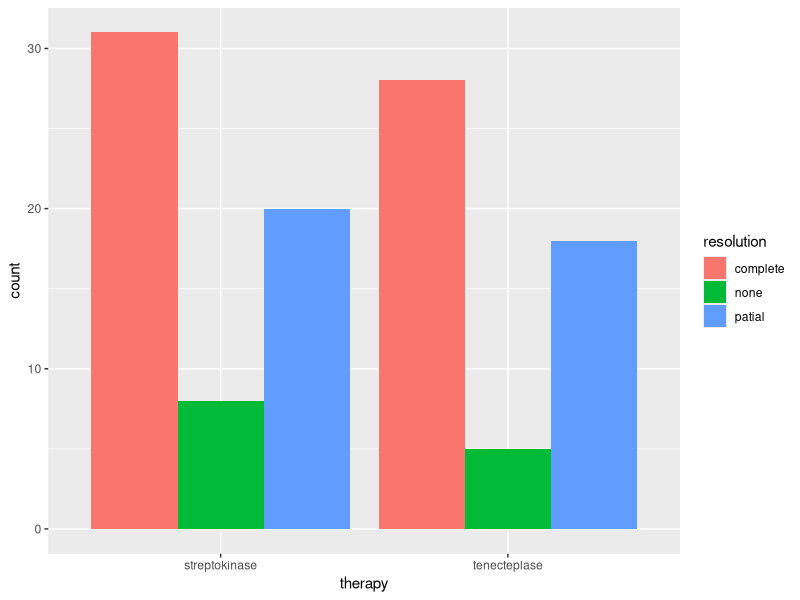
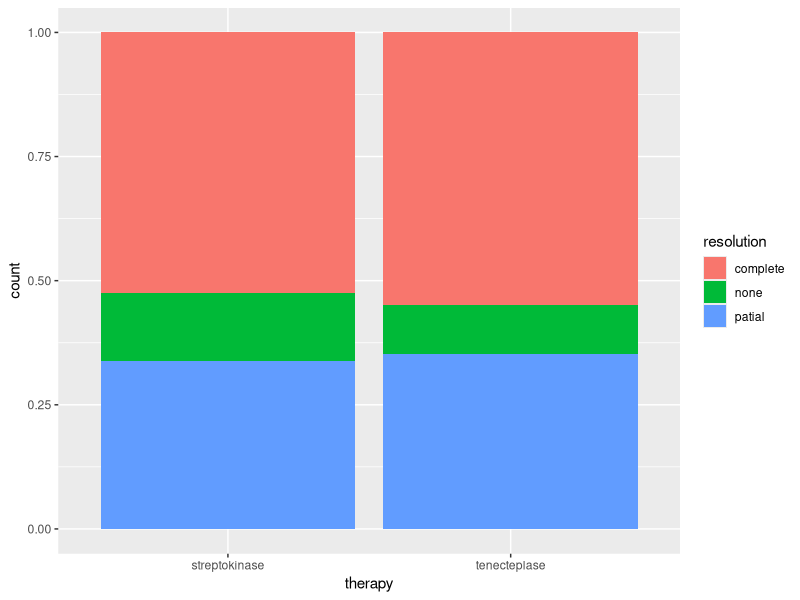
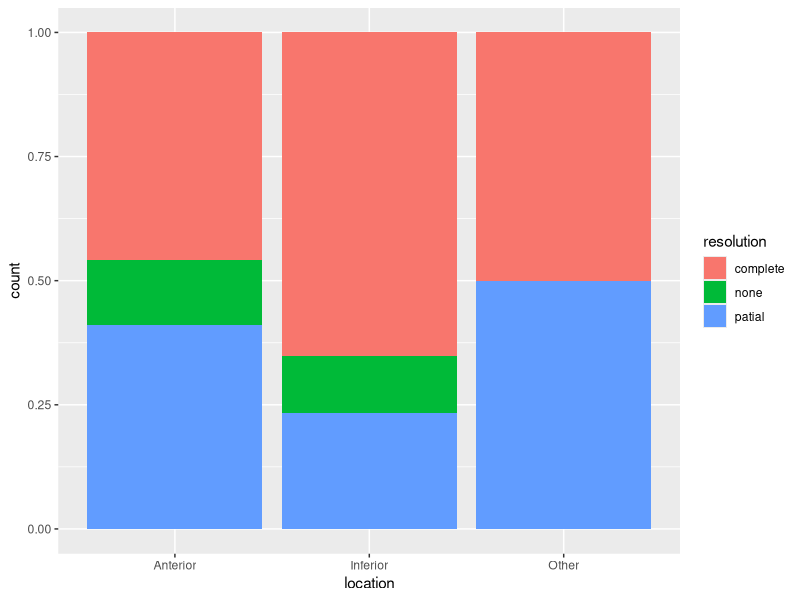

Here is the R script that generated these plots, in order: (Note: this script raises an error after producing the figures.)
#Simulating data
#http://clayford.github.io/dwir/dwr_12_generating_data.html
library(tidyverse)

mi= tibble(
  age=rnorm(110,52,16),
  sex= sample(c("male","female"),110,replace = TRUE,prob=c(0.75,0.25)),
  Diabetic= sample(c("Diabetic","Non_Diabetic"),110,replace = TRUE,prob=c(0.30,0.70)),
  Hypertensive= sample(c("Hypertensive","Non_Hypertensive"),110,replace = TRUE,prob=c(0.6,0.4)),
  Smoker= sample(c("smoker","Non_smoker"),110,replace = TRUE,prob=c(0.40,0.60)),
  SBP=rnorm(110,120,20),
  HR=rnorm(110,72,15),
  time_to_treat= rnorm(110,180,60),
  therapy= sample(c("streptokinase","tenecteplase"),110,replace = TRUE,prob=c(0.7,0.3))
,
  location= sample(c("Anterior","Inferior","Other"),110,replace = TRUE,prob=c(0.55,0.35,0.10)))

glimpse(mi)
mi=mi %>% mutate_if(is.numeric,as.integer)

summary(factor(mi$therapy))

mi=mi %>% mutate(hr=case_when(location=="Inferior"~rnorm(n(),60,10),
                            TRUE~rnorm(n(),72,5))) %>% mutate(hr=as.integer(hr)) # use n()

mi %>% group_by(location,therapy) %>% count()
#https://stackoverflow.com/questions/31878389/dplyr-mutate-using-rbinom-do-not-return-random-numbers

mi=mi %>% mutate(resolution= case_when(
  location=="Anterior" &therapy=="streptokinase" ~ sample(c("complete","patial","none"),n(),replace=TRUE,prob=c(0.40,0.4,0.2)),
  location=="Inferior"& therapy=="streptokinase" ~ sample(c("complete","patial","none"),n(),replace=TRUE,prob=c(0.60,0.3,0.1)),
  location=="Anterior" & therapy=="tenecteplase" ~ sample(c("complete","patial","none"),n(),replace=TRUE,prob=c(0.5,0.4,0.1)),
  location=="Inferior" &therapy=="tenecteplase" ~ sample(c("complete","patial","none"),n(),replace=TRUE,prob=c(0.65,0.25,0.1)),
  location=="Other" & therapy=="tenecteplase" ~ sample(c("complete","patial","none"),n(),replace=TRUE,prob=c(0.5,0.45,0.05)),
  location=="Other" & therapy=="streptokinase" ~ sample(c("complete","patial","none"),n(),replace=TRUE,prob=c(0.45,0.35,0.2))
)) 

mi$thrombolysis = ifelse(mi$resolution=="complete",2,1)


  mi = mi %>% mutate(time=case_when(
    resolution=="complete" &therapy=="streptokinase" ~ sample(c(60,90,180),n(),replace=TRUE,prob=c(0.3,0.2,0.5)),
    resolution=="complete" &therapy=="tenecteplase" ~ sample(c(60,90,180),n(),replace=TRUE,prob=c(0.5,0.3,0.2)),
    TRUE~240
  ))
  
  

  
ggplot(mi,aes(therapy,fill=resolution))+geom_bar(position="dodge")


ggplot(mi,aes(therapy,fill=resolution))+geom_bar(position="fill")


ggplot(mi,aes(location,fill=resolution))+geom_bar(position="fill")
  


TukeyHSD(aov(mi$hr~mi$location))

####survival

library(survival)
library(survminer)


fit <- survfit(Surv(time, thrombolysis) ~ therapy, data = mi)
print(fit)

# Summary of survival curves
summary(fit)
# Access to the sort summary table
summary(fit)$table

ggsurvplot(fit,
           pval = FALSE, conf.int = FALSE,
           risk.table = TRUE, # Add risk table
           risk.table.col = "strata", # Change risk table color by groups
           linetype = "strata", # Change line type by groups
           surv.median.line = "hv", # Specify median survival
           ggtheme = theme_bw(), # Change ggplot2 theme
           palette = c("green","blue"),break.time.by=30)+
  labs(y="Failure percent")


mi$resolution=fct_recode(mi$resolution,partial="patial")

mi$resolution= factor(mi$resolution,levels=c("complete","partial","none"))

gg

summary(fisher.test(mi$therapy,mi$resolution))

fisher.test(mi$therapy,mi$location)

  jj=  glm(as.factor(thrombolysis)~therapy+location,family="binomial",data=mi)
  summary(jj)
  
  
 mi= mi %>% 
    mutate(circadian=case_when(
      resolution=="complete" ~ sample(c("0-4","4-8","8-12","12-16","16-20","20-24"),n(),replace=TRUE,prob=c(0.1,0.12,0.11,0.17,0.3,0.2)),
      TRUE ~ sample(c("0-4","4-8","8-12","12-16","16-20","20-24"),n(),replace=TRUE,prob=c(0.17,0.15,0.3,0.15,0.13,0.1))
    ))
 
 
 mi = mi %>% mutate(onset=case_when(
   Diabetic=="Diabetic" ~ sample(c("0-4","4-8","8-12","12-16","16-20","20-24"),n(),replace=TRUE,prob=c(0.18,0.14,0.08,0.24,0.20,0.16)),
   TRUE ~ sample(c("0-4","4-8","8-12","12-16","16-20","20-24"),n(),replace=TRUE,prob=c(0.12,0.25,0.12,0.16,0.16,0.19))
 ))
   
 positions=c("0-4","4-8","8-12","12-16","16-20","20-24")
 ggplot(mi,aes(circadian,fill=resolution))+geom_bar(position="fill")  + scale_x_discrete(limits = positions)
 
 ggplot(mi,aes(circadian,fill=Diabetic))+geom_bar(position="fill")  + scale_x_discrete(limits = positions)
 
 
 ggplot(mi,aes(circadian,color=resolution))+geom_freqpoly() + scale_x_discrete(limits = positions)
 
 mi$resolution
 mi %>%mutate(resolution=as.character(resolution)) %>%  group_by(circadian) %>% mutate(percentage=n())  %>%  group_by(resolution)%>% 
   transmute(percentage=percentage/sum(percentage))
 
 mi1=mi %>%mutate(resolution=as.character(resolution)) %>%  count(circadian,resolution)   %>%  group_by(resolution)%>% 
   transmute(circadian,percentage=n/sum(n)*100) %>% arrange(circadian)
 
 
 ggplot(mi1,aes(x=circadian,y=percentage,color=resolution,group=resolution))+geom_line() + scale_x_discrete(limits = positions)
 
 
 